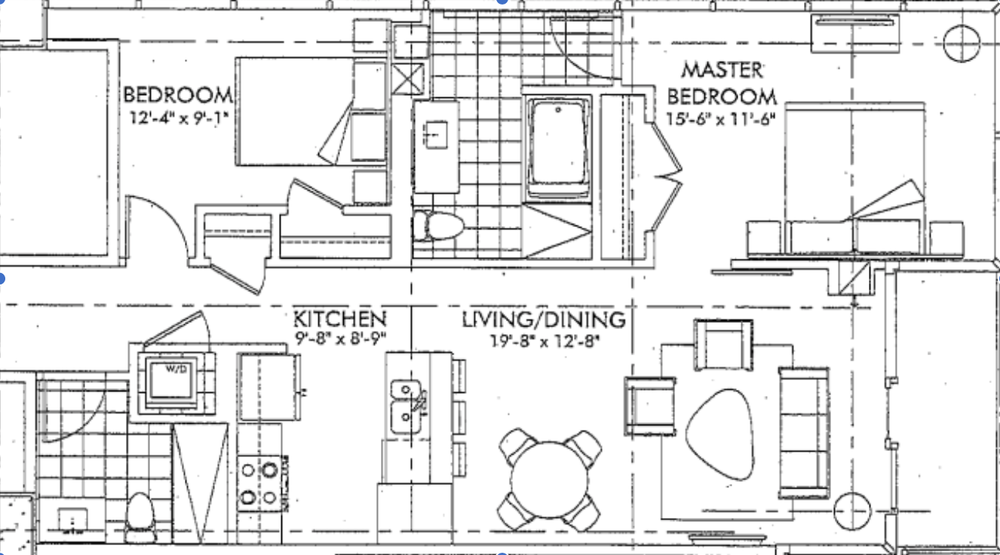
#> input picture B1.png, 1000 x 555 px, shrunk from 1326 x 736 before the run
$ python wifi_scanner.py
#> lines starting #> are read from the running program, lines starting #| are printed output that depends on the picture
import CoreWLAN
import numpy as np
from sklearn.gaussian_process import GaussianProcessRegressor
from sklearn.gaussian_process.kernels import RBF, WhiteKernel, Kernel
import matplotlib.pyplot as plt

from typing import Tuple

def get_rssi():
    cwlan_interface = CoreWLAN.CWInterface.interface()
    return cwlan_interface.rssiValue()

class WifiKernel(Kernel):
    def __init__(self, router_pos) -> None:
        assert(len(router_pos) == 2)
        self.router_pos = router_pos

    def diag(self, X):
        return np.ones(X.shape[0])

    def is_stationary(self):
        return False

    def get_params(self, deep=True):
        return {"router_pos": self.router_pos}

    def set_params(self, **params):
        if "router_pos" in params:
            self.router_pos = np.array(params["router_pos"])
        return self

    def clone_with_theta(self, theta):
        return self

    def __call__(self, X, Y=None, eval_gradient= False):
        if Y is None:
            Y = X

        router_pos = np.array(self.router_pos)

        X_router_dist = np.sqrt(np.sum((X - self.router_pos)**2, axis=1))
        Y_router_dist = np.sqrt(np.sum((Y - self.router_pos)**2, axis=1))

        # using path loss to scale signal strength with distance from router
        X_path_loss = -20 * np.log10(X_router_dist + 0.1)
        Y_path_loss = -20 * np.log10(Y_router_dist + 0.1)

        K = np.outer(X_path_loss, Y_path_loss)

        if eval_gradient:
            return K, np.empty((X.shape[0], Y.shape[0], 0))

        return K

def generate_synthetic_wifi_data(router_pos: Tuple[float, float], room_bounds: Tuple[float, float, float, float], n_points = 50):

    # Generate synthetic measurements
    np.random.seed(42)
    n_points = 30
    X = np.random.uniform(room_bounds[0], room_bounds[1], (n_points, 1))
    Y = np.random.uniform(room_bounds[2], room_bounds[3], (n_points, 1))
    points = np.hstack([X, Y])

    # Calculate synthetic RSSI values
    distances = np.sqrt(np.sum((points - router_pos)**2, axis=1))
    base_signal = -40  # dBm at 1m
    path_loss = -20 * np.log10(distances)  # Free space path loss
    rssi = base_signal + path_loss + np.random.normal(0, 2, n_points)

    # Create measurements list
    measurements = [(x, y, r) for (x,y),r in zip(points, rssi)]

    return measurements

def create_room_grid(bounds, grid_size):
    x_min, x_max, y_min, y_max = bounds

    x_grid = np.linspace(x_min, x_max, grid_size)
    y_grid = np.linspace(y_min, y_max, grid_size)
    xx, yy = np.meshgrid(x_grid, y_grid)

    grid_points = np.column_stack((xx.ravel(), yy.ravel()))

    return grid_points, xx, yy

def get_length_scale(bounds):
    x_min, x_max, y_min, y_max = bounds
    x_size = x_max - x_min
    y_size = y_max - y_min

    return (x_size + y_size) / 10

def create_heatmap(measurements: Tuple[float, float, float], router_pos: Tuple[float, float], room_bounds: Tuple[float, float, float, float], grid_size: float):
    X = np.array([(x, y) for x, y , _ in measurements])
    rssi = np.array([r for _, _, r in measurements])

    grid_points, xx, yy = create_room_grid(room_bounds, grid_size)

    length_scale = get_length_scale
    wifi_kernel = WifiKernel(router_pos)
    noise_kernel = WhiteKernel()
    kernel = wifi_kernel + noise_kernel

    gpr = GaussianProcessRegressor(kernel= kernel)
    gpr.fit(X, rssi)

    r_hat = gpr.predict(grid_points).reshape(grid_size, grid_size)

    fig, ax = plt.subplots(figsize = (10, 8))

    im = ax.imshow(r_hat, extent= list(room_bounds), origin = 'lower', cmap= 'RdYlBu_r', vmin= -90, vmax = -30)

    ax.scatter(X[:, 0], X[:, 1], c= 'black', s= 20, alpha= 0.5, label= 'Measurements')

    ax.scatter(router_pos[0], router_pos[1], c = 'red', s = 100, marker= "*", label = 'Router')

    plt.colorbar(im, label = 'Signal Strength (dBm)')
    ax.legend()

    return fig

def main():
    # Load measurements
    measurements = np.loadtxt('measurements.csv', delimiter=',', skiprows= 1)

    # Load router position
    router_pos = tuple(np.loadtxt('router.csv', delimiter=',', skiprows=1))
    # Get room bounds from actual data
    room_bounds = (
        np.min(measurements[:, 0]),  # x min
        np.max(measurements[:, 0]),  # x max
        np.min(measurements[:, 1]),  # y min
        np.max(measurements[:, 1])   # y max
    )

    # Convert measurements to list of tuples for your existing code
    measurements_list = [tuple(m) for m in measurements]

    # Create heatmap with floorplan background
    fig = create_heatmap(
        measurements=measurements_list,
        router_pos=router_pos,
        room_bounds=room_bounds,
        grid_size=50
    )

    # Add floorplan as background
    floorplan = plt.imread('B1.png')
#> floorplan is the input picture: shape (555, 1000, 4) float32; mean R, G, B, A 0.912, 0.912, 0.912, 1
    ax = fig.gca()
    ax.imshow(floorplan, extent=list(room_bounds), alpha=0.5)

    plt.show()
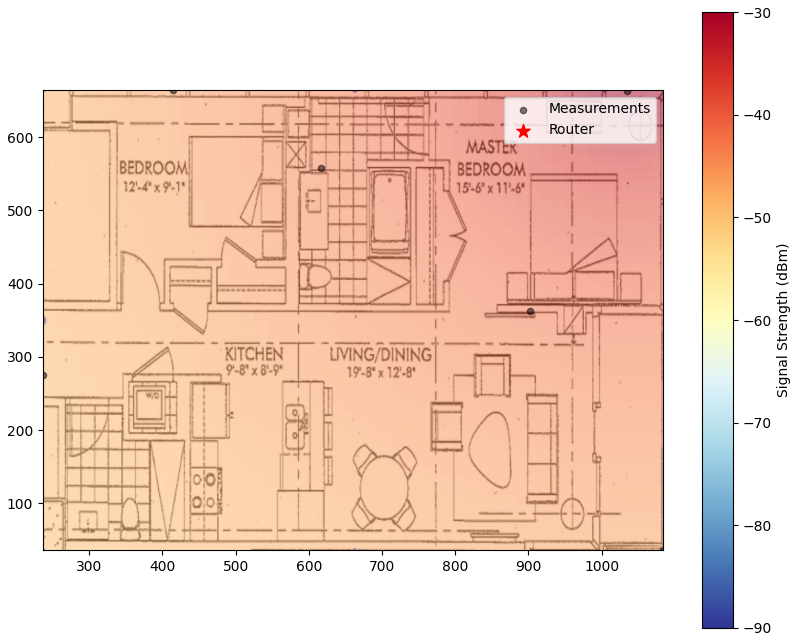
#> figure drawn by matplotlib, 2 panels

if __name__ == "__main__":
    main()
